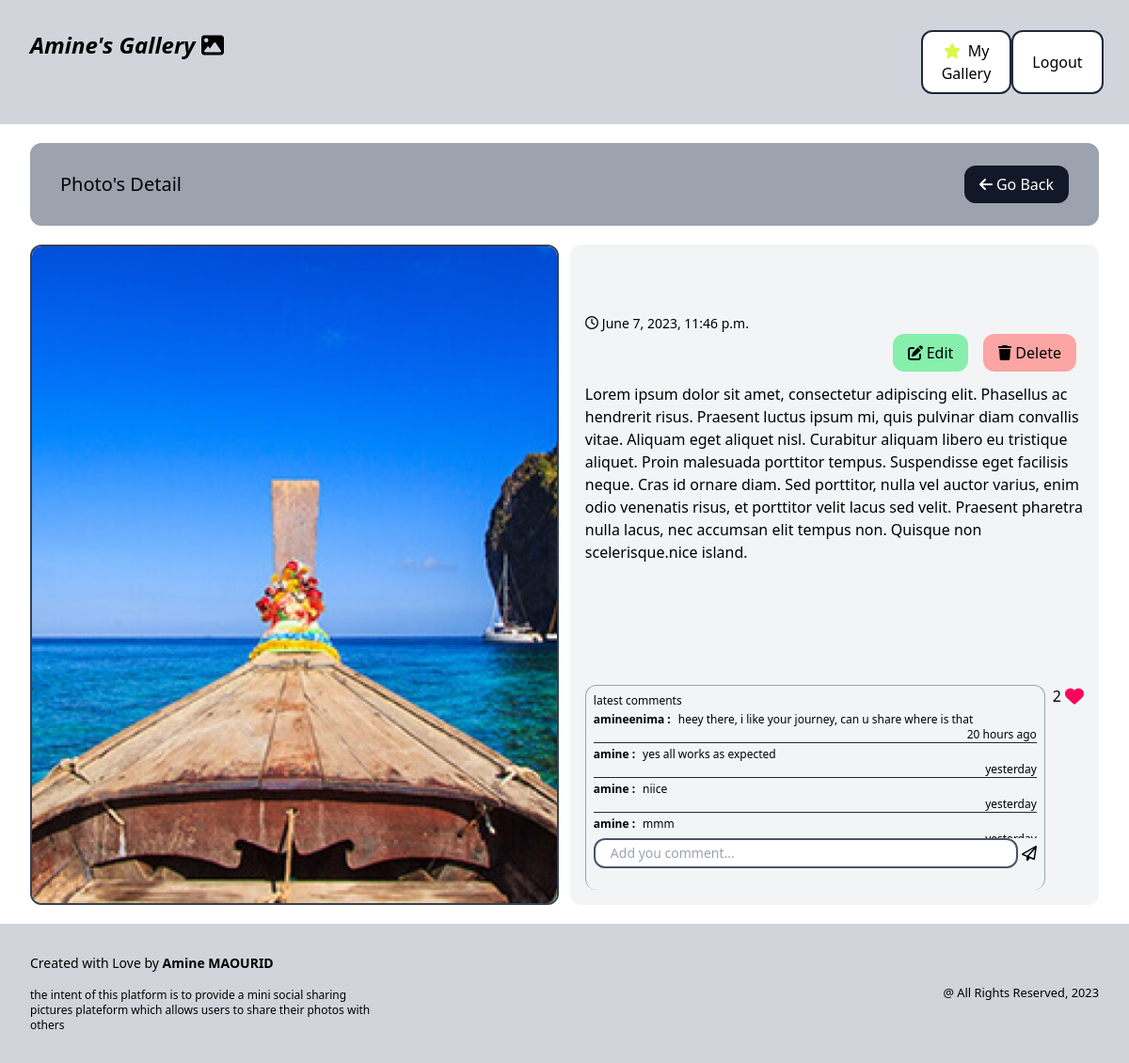
Before: /gallery/4/ (signed in) with the older database file.
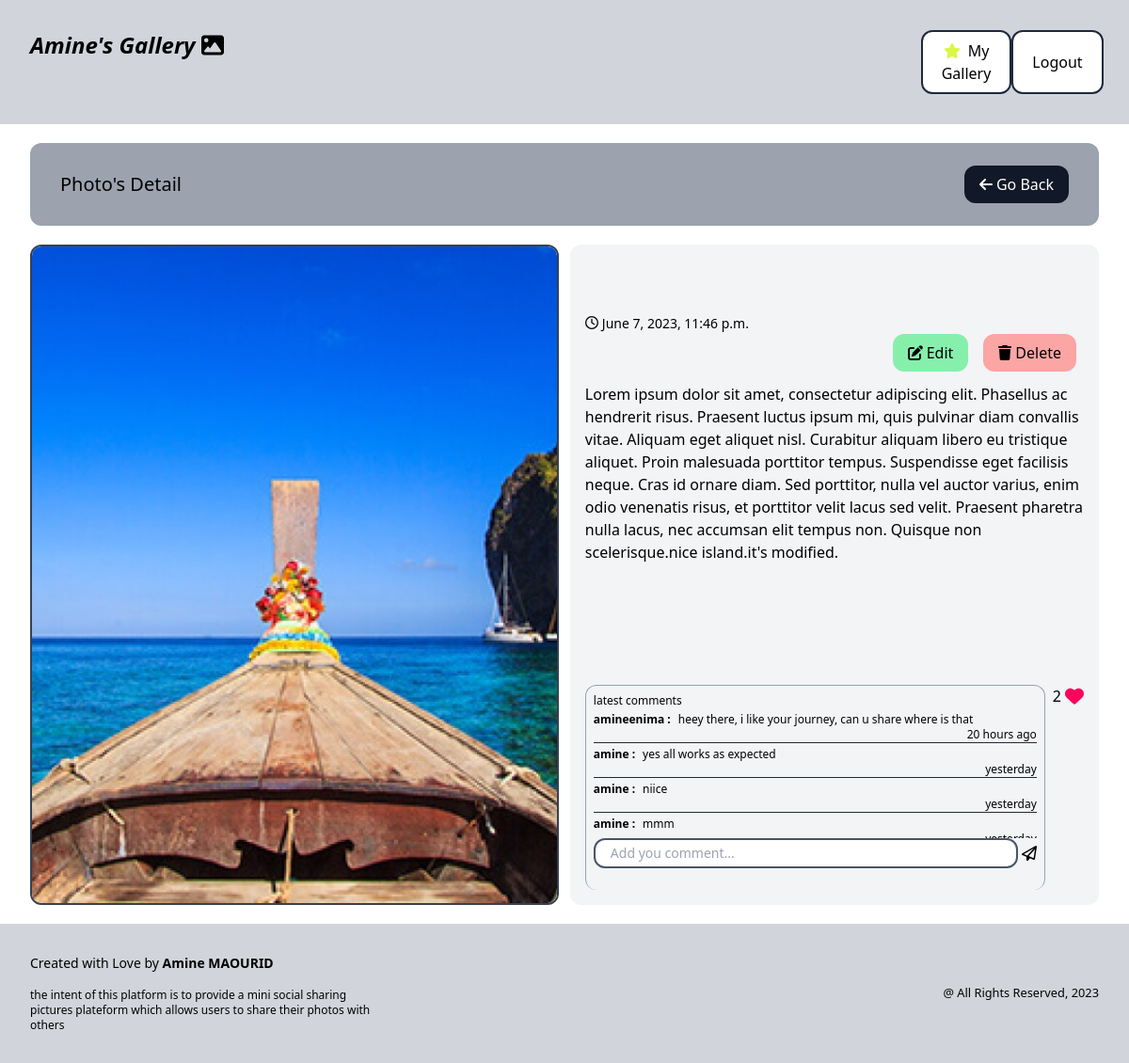
After: the same page with the newer database file.
### photoshare/models.py (models this page shows, shortened)
class Photo(models.Model) :
    description = models.TextField(max_length=500, null=False, blank=False)
    category = models.ForeignKey(Category, related_name="photos", on_delete=models.SET_NULL, null=True)
    image = models.ImageField(null=False, blank=False)
    created_at = models.DateTimeField(auto_now_add=True)
    created_by = models.ForeignKey(User, related_name="photos", on_delete=models.CASCADE)
    number_of_likes = models.IntegerField(null=False, default=0)

### photoshare/views.py (the view)
# urls.py: path('<str:pk>/', views.viewPhoto, name='detail_photo'),
@login_required
def viewPhoto(request, pk) :
    photo = get_object_or_404(Photo, pk=pk)
    comment_create_form = CommentCreateForm()
    likes_for_photo = Like.objects.filter(photo=photo, created_by = request.user)
    user_likes_photo = False
    if likes_for_photo.exists() :
        user_likes_photo = True
    return render(request, 'photoshare/photo.html', {'photo' : photo, 'is_user_likes' : user_likes_photo, 'form' : comment_create_form })

### likes/forms.py
class CommentCreateForm(forms.ModelForm) :
    class Meta :
        model = Comment
        fields = ('comment_text',)
    comment_text = forms.CharField(widget=forms.TextInput(attrs={
        'placeholder' : 'Add you comment...',
        'class' : 'w-full py-1 text-sm pl-4 border border-2 border-slate-600 rounded-xl'
    }))

### photoshare/templates/photoshare/photo.html (shortened to what this page needs)
{% extends 'photoshare/base.html' %}
{% block content %}
<div class="flex flex-col h-full">
    <div class="flex justify-between py-6 px-8 bg-gray-400 rounded-xl mb-5 items-center col-span-3">
        <h3 class="text-xl">
           {% block header_title %} Photo's Detail {% endblock %}
        </h3>
        <button class="py-2 px-4 bg-gray-900 text-white hover:bg-gray-700 rounded-xl">
            <a href="{% url 'gallery' %}">
                <i class="fa-solid fa-arrow-left mr-1"></i>Go Back
            </a>
        </button>
    </div>
    <div class="flex h-5/6">
        <div class="w-1/2 mr-3 border-2 border-gray-700 rounded-xl overflow-clip">
            <img class="object-cover h-full w-full" src="{{ photo.image.url }}" alt="{{ photo.description }}">
        </div>
        {% block buttons_section %}
        <div class="w-1/2 pt-8 pb-4 px-4 bg-gray-100 rounded-xl flex flex-col justify-between">
            <div class="flex flex-col space-y-3 h-full">
                <div class="flex justify-between h-1/6 items-center">
                    <p class="text-sm h-fit">
                        <i class="fa-regular fa-clock mr-1"></i>{{ photo.created_at }}
                    </p>
                    <div class="flex self-end">
                        {% if request.user == photo.created_by or request.user.is_superuser  %}
                        <button class="py-2 px-4 bg-green-300 mx-2 rounded-xl hover:bg-green-400 hover:text-white">
                            <a href="{% url 'edit' photo.id %}" class="flex items-center">
                                <i class="fa-solid fa-pen-to-square mr-1"></i>Edit
                            </a>
                        </button>
                        <button class="py-2 px-4 bg-red-300 mx-2 rounded-xl hover:bg-red-400 hover:text-white">
                            <a href="{% url 'delete' photo.id %}">
                                <i class="fa-solid fa-trash mr-1"></i>Delete
                            </a>
                        </button>
                        {% endif %}
                    </div>
                </div>
                <p class="overflow-y-auto h-1/2">
                    {{ photo.description }}
                </p>
                <div class="flex h-1/3 justify-between space-x-2 w-full">
                    <div class="w-full flex flex-col h-full border-t border-x border-slate-400 rounded-xl p-2">
                        <p class="text-xs h-fit mb-1">latest comments</p>
                        <div class="h-full flex flex-col">
                            <div class="h-2/3 flex flex-col space-y-1 overflow-y-auto">
                                {% if photo.comments.all %}
                                    {% for comment in photo.comments.all %}
                                        <div class="flex flex-col w-full h-fit border-b border-gray-800">
                                            <div class="flex items-center">
                                                <p class="font-bold text-xs">{{ comment.created_by.username }} :</p>
                                                <p class="text-xs pl-2"> {{ comment.comment_text }}</p>
                                            </div>
                                            <p class="text-xs self-end">{{ comment.get_when_created }}</p>
                                        </div>
                                    {% endfor %}
                                {% else %}
                                        <div class="m-auto">No comments for the moments</div>
                                {% endif %}
                            </div>
                            {% include 'likes/add_comment.html' with photo=photo form=form %}
                        </div>
                    </div>
                    <div class="flex h-fit w-fit">
                        {% include 'likes/add_like.html' with user_likes=is_user_likes nb_likes=photo.number_of_likes %}
                    </div>
                </div>
            </div>
        </div>
        {% endblock %}
    </div>
</div>
{% endblock %}

Changed rows visible on the page:
changed Photo: description "…non. Quisque non scelerisque.nice island." → "…non. Quisque non scelerisque.nice island.it's modified."
